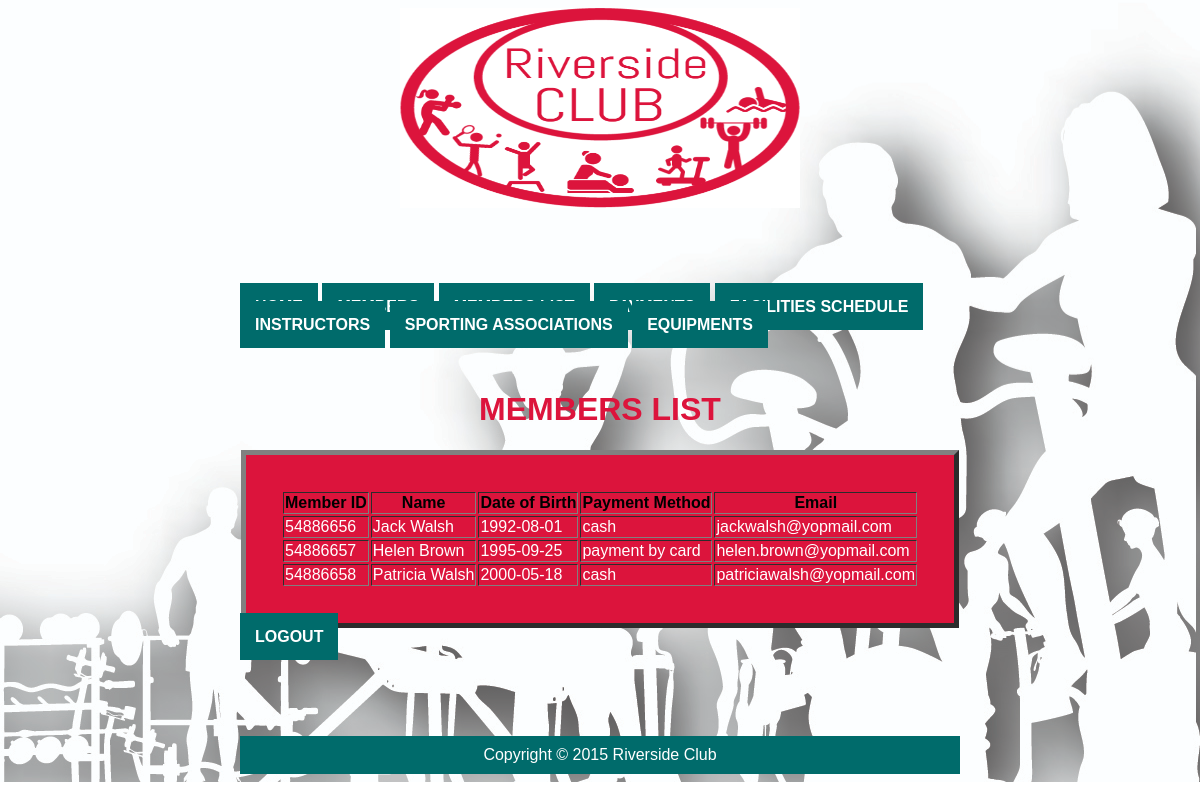
/Members.php (signed in), run on the app's committed database.
### tables this page shows
CREATE TABLE IF NOT EXISTS `members` (
  `Member ID` int(8) NOT NULL,
  `Name` varchar(30) NOT NULL,
  `Date of Birth` date NOT NULL,
  `Payment Method` varchar(20) NOT NULL,
  `Email` varchar(30) NOT NULL
);

### Members.php (the view, shortened to what this page needs)
<!DOCTYPE html>
<html lang="en">
<head>
		    <link href=new1.css type="text/css" rel="stylesheet"/>
</head>
<body>
	<aside>
		<img src="Image/logo.jpg"  alt="This is a logo" width="400"  height="200" >
	</aside>
	<br><br><br><br><br>
	<nav>
		<a href="index.php">Home</a>
		<a href="insertMembers.php">Members</a>
		<a href="Members.php">Members List</a>
		<a href="Payments.php">Payments</a>
		<a href="FacilitiesSchedule.php">Facilities Schedule</a>
		<a href="Instructors.php">Instructors</a>
		<a href="SportingAssociations.php">Sporting Associations</a>
		<a href="Equipments.php">Equipments</a>
	</nav>
	<br><br>
	<h1 style="text-transform: uppercase">
		Members List
	</h1>
	<?php
		$result = mysql_query("SELECT * FROM members");
		echo "<table border='5'>
		<tr>
		<th>Member ID</th>
		<th>Name</th>
		<th>Date of Birth</th>
		<th>Payment Method</th>
		<th>Email</th>
		</tr>";
		while($row = mysql_fetch_array($result))
		{
			echo "<tr>";
			echo "<td>" . $row['Member ID'] . "</td>";
			echo "<td>" . $row['Name'] . "</td>";
			echo "<td>" . $row['Date of Birth'] . "</td>";
			echo "<td>" . $row['Payment Method'] . "</td>";
			echo "<td>" . $row['Email'] . "</td>";
			echo "</tr>";
		}
		echo "</table>";
	?>
	<nav>
		<a href="login.php?logout=true">Logout</a>
	</nav>
	<br><br><br><br><br>
	<footer>
        Copyright &#169; 2015 Riverside Club
    </footer>
</body>
</html>

### new1.css (style rules this page uses)
body { background-image: url("Image/Sport.jpg"); width: 60%; margin-left: auto; margin-right: auto; font-family: arial; background-position: right bottom; background-repeat: no-repeat; }
img { display: block; margin-left: auto; margin-right: auto ; background-color:white }
footer { text-align:center; color:white; padding:10px; background-color:#006B6B }
a { background-color:#006B6B; color:white; text-decoration:none; padding:15px; text-transform:uppercase; font-weight: bold; display:inline; }
table { margin-left:auto; margin-right:auto; background-color:#DC143C; color:white; padding:35px; font-weight:bold; }
h1 { color:#DC143C; text-align:center }

### Members.php (style rules this page uses)
th { color:black }
td { font-weight: normal }

### data on the page
members: Member ID "54886656", Name "Jack Walsh", Date of Birth "1992-08-01", Payment Method "cash", Email "jackwalsh@yopmail.com"
members: Member ID "54886657", Name "Helen Brown", Date of Birth "1995-09-25", Payment Method "payment by card", Email "helen.brown@yopmail.com"
members: Member ID "54886658", Name "Patricia Walsh", Date of Birth "2000-05-18", Payment Method "cash", Email "patriciawalsh@yopmail.com"
